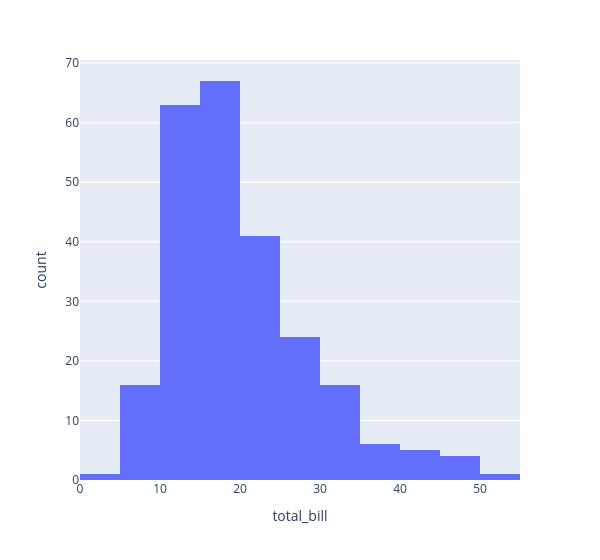

Source (notebook cell):
### Code cell
# plotly histogram
px.histogram(data_frame=tip_df, x='total_bill', width=600, nbins=20)

### Figure 1 — Plotly figure (JSON) as saved in the notebook; plotly's stock layout.template omitted (floating-point values rounded to 4 significant figures; data arrays with more than 128 entries replaced by an {"elided": "..."} marker saying what was removed)
{"data": [{"bingroup": "x", "hovertemplate": "total_bill=%{x}<br>count=%{y}<extra></extra>", "legendgroup": "", "marker": {"color": "#636efa", "pattern": {"shape": ""}}, "name": "", "nbinsx": 20, "orientation": "v", "showlegend": false, "type": "histogram", "x": {"elided": "244 float values"}, "xaxis": "x", "yaxis": "y"}], "layout": {"barmode": "relative", "legend": {"tracegroupgap": 0}, "margin": {"t": 60}, "width": 600, "xaxis": {"anchor": "y", "domain": [0, 1], "title": {"text": "total_bill"}}, "yaxis": {"anchor": "x", "domain": [0, 1], "title": {"text": "count"}}}}
